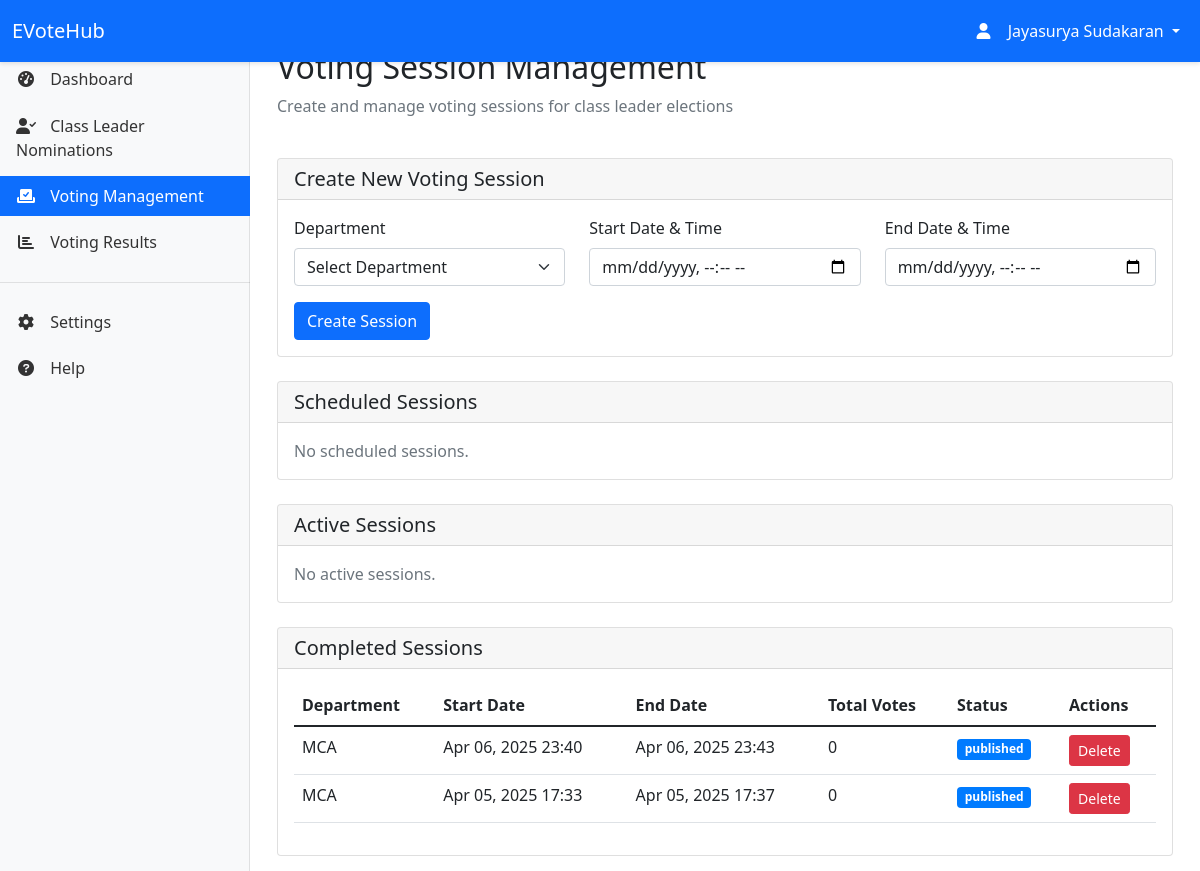
The app's page /officer/voting/ (signed in) with its own data.
### myapp/models.py (models this page shows, shortened)
class VotingSession(models.Model):
    STATUS_CHOICES = [
        ('scheduled', 'Scheduled'),
        ('active', 'Active'),
        ('completed', 'Completed'),
        ('verified', 'Verified'),
        ('published', 'Published'),
        ('cancelled', 'Cancelled')
    ]
    department = models.ForeignKey(Department, on_delete=models.CASCADE)
    start_date = models.DateTimeField()
    end_date = models.DateTimeField()
    status = models.CharField(max_length=20, choices=STATUS_CHOICES, default='scheduled')
    created_by = models.ForeignKey(Officer, on_delete=models.SET_NULL, null=True)
    created_at = models.DateTimeField(auto_now_add=True)
    updated_at = models.DateTimeField(auto_now=True)
    election_cycle = models.ForeignKey('self', on_delete=models.SET_NULL, null=True, blank=True, related_name='sessions')

class Department(models.Model):
    name = models.CharField(max_length=100)
    code = models.CharField(max_length=10, unique=True)
    created_at = models.DateTimeField(default=timezone.now)
    updated_at = models.DateTimeField(auto_now=True)

### myapp/views.py (the view, shortened to what this page needs)
# urls.py: path('officer/voting/', views.officer_voting_management, name='officer_voting_management'),
@login_required
def officer_voting_management(request):
    try:
        officer = request.user.officer
    except Officer.DoesNotExist:
        messages.error(request, 'Access denied. You are not authorized as an Officer.')
        return redirect('home')
    all_sessions = VotingSession.objects.exclude(status__in=['verified', 'published', 'cancelled'])
    for session in all_sessions:
        session.update_status_based_on_time()
    scheduled_sessions = []
    active_sessions = VotingSession.objects.filter(status='active').prefetch_related('candidate_set')
    completed_sessions = VotingSession.objects.filter(
        status__in=['completed', 'verified', 'published', 'cancelled']
    ).order_by('-end_date')
    departments = Department.objects.all()
    context = {
        'scheduled_sessions': scheduled_sessions,
        'active_sessions': active_sessions,
        'completed_sessions': completed_sessions,
        'departments': departments,
    }
    return render(request, 'officer/voting_management.html', context)

### templates/officer/voting_management.html (shortened to what this page needs)
{% extends 'officer/base_officer.html' %}
{% block content %}
<div class="container-fluid">
    <div class="row mb-4">
        <div class="col-12">
            <h2>Voting Session Management</h2>
            <p class="text-muted">Create and manage voting sessions for class leader elections</p>
        </div>
    </div>
    <div class="card mb-4">
        <div class="card-header">
            <h5 class="card-title mb-0">Create New Voting Session</h5>
        </div>
        <div class="card-body">
            <form method="post">
                <div class="row">
                    <div class="col-md-4 mb-3">
                        <label for="department" class="form-label">Department</label>
                        <select class="form-select" id="department" name="department" required>
                            <option value="">Select Department</option>
                        </select>
                    </div>
                    <div class="col-md-4 mb-3">
                        <label for="start_date" class="form-label">Start Date & Time</label>
                        <input type="datetime-local" class="form-control" id="start_date" name="start_date" required>
                    </div>
                    <div class="col-md-4 mb-3">
                        <label for="end_date" class="form-label">End Date & Time</label>
                        <input type="datetime-local" class="form-control" id="end_date" name="end_date" required>
                    </div>
                </div>
                <button type="submit" class="btn btn-primary">Create Session</button>
            </form>
        </div>
    </div>
    <div class="card mb-4">
        <div class="card-header">
            <h5 class="card-title mb-0">Scheduled Sessions</h5>
        </div>
        <div class="card-body">
            {% if scheduled_sessions %}
            <div class="table-responsive">
                <table class="table table-hover">
                    <thead>
                        <tr>
                            <th>Department</th>
                            <th>Start Date</th>
                            <th>End Date</th>
                            <th>Male Candidates</th>
                            <th>Female Candidates</th>
                            <th>Actions</th>
                        </tr>
                    </thead>
                    <tbody>
                        {% for session_data in scheduled_sessions %}
                        <tr>
                            <td>{{ session_data.session.department.name }}</td>
                            <td>{{ session_data.session.start_date|date:"M d, Y H:i" }}</td>
                            <td>{{ session_data.session.end_date|date:"M d, Y H:i" }}</td>
                            <td>{{ session_data.male_count }}</td>
                            <td>{{ session_data.female_count }}</td>
                            <td>
                                <form method="post" class="d-inline">
                                    {% csrf_token %}
                                    <input type="hidden" name="action" value="cancel_session">
                                    <input type="hidden" name="session_id" value="{{ session_data.session.id }}">
                                    <button type="submit" class="btn btn-sm btn-danger" onclick="return confirm('Are you sure you want to cancel this session? This action cannot be undone.')">
                                        Cancel
                                    </button>
                                </form>
                            </td>
                        </tr>
                        {% endfor %}
                    </tbody>
                </table>
            </div>
            {% else %}
            <p class="text-muted mb-0">No scheduled sessions.</p>
            {% endif %}
        </div>
    </div>
    <div class="card mb-4">
        <div class="card-header">
            <h5 class="card-title mb-0">Active Sessions</h5>
        </div>
        <div class="card-body">
            {% if active_sessions %}
            <div class="table-responsive">
                <table class="table table-hover">
                    <thead>
                        <tr>
                            <th>Department</th>
                            <th>Start Date</th>
                            <th>End Date</th>
                            <th>Total Votes</th>
                            <th>Actions</th>
                        </tr>
                    </thead>
                    <tbody>
                        {% for session in active_sessions %}
                        <tr>
                            <td>{{ session.department.name }}</td>
                            <td>{{ session.start_date|date:"M d, Y H:i" }}</td>
                            <td>{{ session.end_date|date:"M d, Y H:i" }}</td>
                            <td>{{ session.vote_set.count }}</td>
                            <td>
                                <form method="post" class="d-inline">
                                    {% csrf_token %}
                                    <input type="hidden" name="action" value="cancel_session">
                                    <input type="hidden" name="session_id" value="{{ session.id }}">
                                    <button type="submit" class="btn btn-sm btn-danger" onclick="return confirm('Are you sure you want to cancel this session? This action cannot be undone.')">
                                        Cancel
                                    </button>
                                </form>
                            </td>
                        </tr>
                        {% endfor %}
                    </tbody>
                </table>
            </div>
            {% else %}
            <p class="text-muted mb-0">No active sessions.</p>
            {% endif %}
        </div>
    </div>
    <div class="card">
        <div class="card-header">
            <h5 class="card-title mb-0">Completed Sessions</h5>
        </div>
        <div class="card-body">
            {% if completed_sessions %}
            <div class="table-responsive">
                <table class="table table-hover">
                    <thead>
                        <tr>
                            <th>Department</th>
                            <th>Start Date</th>
                            <th>End Date</th>
                            <th>Total Votes</th>
                            <th>Status</th>
                            <th>Actions</th>
                        </tr>
                    </thead>
                    <tbody>
                        {% for session in completed_sessions %}
                        <tr>
                            <td>{{ session.department.name }}</td>
                            <td>{{ session.start_date|date:"M d, Y H:i" }}</td>
                            <td>{{ session.end_date|date:"M d, Y H:i" }}</td>
                            <td>{{ session.vote_set.count }}</td>
                            <td><span class="badge bg-{{ session.status|lower }}">{{ session.status }}</span></td>
                            <td>
                                <form method="post" class="d-inline">
                                    <button type="submit" class="btn btn-sm btn-danger" onclick="return confirm('Are you sure you want to delete this session? This action cannot be undone.')">
                                        Delete
                                    </button>
                                </form>
                            </td>
                        </tr>
                        {% endfor %}
                    </tbody>
                </table>
            </div>
            {% else %}
            <p class="text-muted mb-0">No completed sessions.</p>
            {% endif %}
        </div>
    </div>
</div>
{% endblock %}

### templates/officer/base_officer.html (shortened to what this page needs)
<!DOCTYPE html>
<html lang="en">
<head>
    <link href="https://cdn.jsdelivr.net/npm/bootstrap@5.1.3/dist/css/bootstrap.min.css" rel="stylesheet">
    <link href="https://cdnjs.cloudflare.com/ajax/libs/font-awesome/6.0.0/css/all.min.css" rel="stylesheet">
</head>
<body>
    <nav class="navbar navbar-expand-lg navbar-dark bg-primary fixed-top">
        <div class="container-fluid">
            <a class="navbar-brand" href="{% url 'officer_home' %}">EVoteHub</a>
            <div class="collapse navbar-collapse" id="navbarNav">
                <ul class="navbar-nav ms-auto">
                    <li class="nav-item dropdown">
                        <a class="nav-link dropdown-toggle text-white" href="#" id="navbarDropdown" role="button" data-bs-toggle="dropdown">
                            <i class="fas fa-user"></i> {{ request.user.get_full_name }}
                        </a>
                    </li>
                </ul>
            </div>
        </div>
    </nav>
    <nav class="sidebar">
        <div class="sidebar-sticky">
            <ul class="nav flex-column">
                <li class="nav-item">
                    <a class="nav-link {% if request.resolver_match.url_name == 'officer_home' %}active{% endif %}"
                       href="{% url 'officer_home' %}">
                        <i class="fas fa-tachometer-alt"></i>
                        <span>Dashboard</span>
                    </a>
                </li>
                <li class="nav-item">
                    <a class="nav-link {% if request.resolver_match.url_name == 'officer_nominations' %}active{% endif %}"
                       href="{% url 'officer_nominations' %}">
                        <i class="fas fa-user-check"></i>
                        <span>Class Leader Nominations</span>
                    </a>
                </li>
                <li class="nav-item">
                    <a class="nav-link {% if request.resolver_match.url_name == 'officer_voting_management' %}active{% endif %}"
                       href="{% url 'officer_voting_management' %}">
                        <i class="fas fa-vote-yea"></i>
                        <span>Voting Management</span>
                    </a>
                </li>
                <li class="nav-item">
                    <a class="nav-link" href="{% url 'officer_voting_results' %}">
                        <i class="fas fa-chart-bar"></i> Voting Results
                    </a>
                </li>
                <div class="nav-divider"></div>
                <li class="nav-item">
                    <a class="nav-link" href="#">
                        <i class="fas fa-cog"></i>
                        <span>Settings</span>
                    </a>
                </li>
                <li class="nav-item">
                    <a class="nav-link" href="#" data-bs-toggle="modal" data-bs-target="#helpModal">
                        <i class="fas fa-question-circle"></i>
                        <span>Help</span>
                    </a>
                </li>
            </ul>
        </div>
    </nav>
    <main class="main-content">
        {% block content %}
        {% endblock %}
    </main>
</body>
</html>

### templates/officer/base_officer.html (style rules this page uses)
.sidebar { position: fixed; top: 0; bottom: 0; left: 0; z-index: 100; padding: 48px 0 0; box-shadow: inset -1px 0 0 rgba(0, 0, 0, .1); background-color: #f8f9fa; width: 250px; }
.sidebar-sticky { position: relative; top: 0; height: calc(100vh - 48px); padding-top: .5rem; overflow-x: hidden; overflow-y: auto; }
.navbar { box-shadow: 0 2px 4px rgba(0,0,0,.1); }
.main-content { margin-left: 250px; padding: 48px 15px 15px; }
.nav-link { color: #333; padding: 0.5rem 1rem; margin: 0.2rem 0; }
.nav-link.active { background-color: #0d6efd; color: white; }
.nav-link i { width: 20px; text-align: center; margin-right: 10px; }
.nav-divider { margin: 1rem 0; border-top: 1px solid rgba(0,0,0,.1); }

### templates/officer/voting_management.html (style rules this page uses)
.bg-published { background-color: #007bff; }

### records on screen
VotingSession: department.name "MCA", start_date "Apr 06, 2025 23:40", end_date "Apr 06, 2025 23:43", vote_set.count "0", status "published"
VotingSession: department.name "MCA", start_date "Apr 05, 2025 17:33", end_date "Apr 05, 2025 17:37", vote_set.count "0", status "published"

### other values on screen
{{ request.user.get_full_name }} "Jayasurya Sudakaran"
